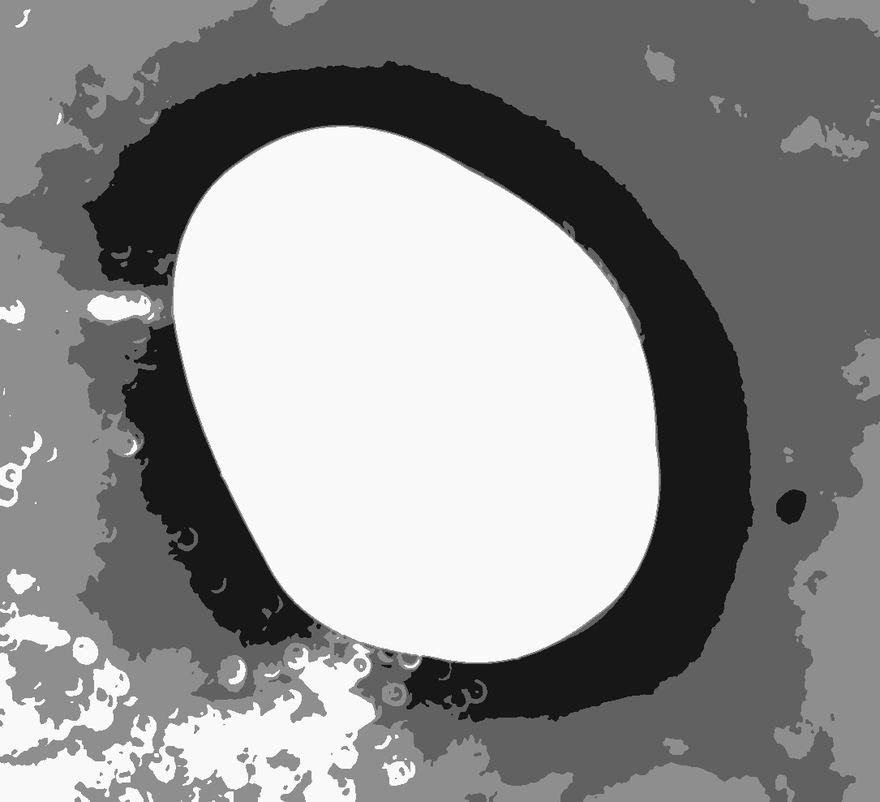
#> input picture processed/segments/B11.png, 880 x 802 px, shrunk from 1085 x 988 before the run, given as the content of the folder inputs, which was not available
$ python diffusionCV.py   (older library calls are emulated)
#> lines starting #> are read from the running program, lines starting #| are printed output that depends on the picture; pictures that were not available may be replaced by others from this repository, and a replacement may not be noted
### polar.py
"""
Barrett Davis
BME 306 Module 1
Diffusion Check

Note: The following code was repurposed from the PyAbel project
Source code can be found at the following address:
https://github.com/PyAbel/PyAbel/blob/master/abel/tools/polar.py
"""

from __future__ import absolute_import
from __future__ import division
from __future__ import print_function
from __future__ import unicode_literals

import numpy as np
import scipy as sp

from scipy.ndimage import map_coordinates
from scipy.ndimage.interpolation import shift
from scipy.optimize import curve_fit, minimize

def reproject_image_into_polar2D(data, origin=None, Jacobian=False,
                               dr=1, dt=None):

    # bottom-left coordinate system requires numpy image to be np.flipud
    data = np.flipud(data)

    ny, nx = data.shape[:2]
    if origin is None:
        origin = (nx//2, ny//2)

    # Determine that the min and max r and theta coords will be...
    x, y = index_coords(data, origin=origin)  # (x,y) coordinates of each pixel
    r, theta = cart2polar(x, y)  # convert (x,y) -> (r,θ), note θ=0 is vertical

    nr = np.int(np.ceil((r.max()-r.min())/dr))

    if dt is None:
        nt = max(nx, ny)
    else:
        # dt in radians
        nt = np.int(np.ceil((theta.max()-theta.min())/dt))

    # Make a regular (in polar space) grid based on the min and max r & theta
    r_i = np.linspace(r.min(), r.max(), nr, endpoint=False)
    theta_i = np.linspace(theta.min(), theta.max(), nt, endpoint=False)
    theta_grid, r_grid = np.meshgrid(theta_i, r_i)

    # Project the r and theta grid back into pixel coordinates
    X, Y = polar2cart(r_grid, theta_grid)

    X += origin[0]  # We need to shift the origin
    Y += origin[1]  # back to the bottom-left corner...
    xi, yi = X.flatten(), Y.flatten()
    coords = np.vstack((yi, xi))  # (map_coordinates requires a 2xn array)

    zi = map_coordinates(data, coords)
    output = zi.reshape((nr, nt))

    if Jacobian:
        output = output*r_i[:, np.newaxis]

    return output, r_grid, theta_grid

def index_coords(data, origin=None):

    ny, nx = data.shape[:2]
    if origin is None:
        origin_x, origin_y = nx//2, ny//2
    else:
        origin_x, origin_y = origin

    x, y = np.meshgrid(np.arange(float(nx)), np.arange(float(ny)))

    x -= origin_x
    y -= origin_y
    return x, y

def cart2polar(x, y):

    r = np.sqrt(x**2 + y**2)
    theta = np.arctan2(x, y)  # θ referenced to vertical
    return r, theta

def polar2cart(r, theta):

    y = r * np.cos(theta)   # θ referenced to vertical
    x = r * np.sin(theta)
    return x, y

# [32 lines left out: function reproject_image_into_polar3D, not called in this run]

### diffusionCV.py
"""
Barrett Davis
CV-Diffusion
2018-08-31
"""
#Import Libraries
import matplotlib.pyplot as plt
from PIL import Image
import polar as pc
import numpy as np
import glob, cv2, os

#Define Containers for Imported and Altered Images

norms,images,blurs,colors = [],[],[],[]
segments, gauss = 4, 7

def segmentCV(img,K):
    #img = cv2.imread(img)
    Z = img.reshape((-1,1)); Z = np.float32(Z) # convert to np.float32

    # define criteria, number of clusters(K) and apply kmeans()
    criteria = (cv2.TERM_CRITERIA_EPS + cv2.TERM_CRITERIA_MAX_ITER, 10, 1.0)
    ret,label,center=cv2.kmeans(Z,K,None,criteria,7,cv2.KMEANS_RANDOM_CENTERS)

    # Now convert back into uint8, and make original image
    center = np.uint8(center)
    res = center[label.flatten()]
    res2 = res.reshape((img.shape))

    return(res2)

#Image Pre-Processing
for filename in sorted(glob.glob('inputs/*')):

    print('Processing',filename[9:],'...')

    im1 = cv2.imread(filename)
#> im1 is the input picture: shape (802, 880, 3); min 0, max 255, mean 142.3
    norms.append([im1, filename[9:len(filename)-4]])

    nix = cv2.GaussianBlur(im1,(gauss,gauss),0) # Apply guassian blur
    nix1 = cv2.cvtColor(nix, cv2.COLOR_BGR2GRAY) # Convert to grayscale
    nix2 = segmentCV(nix1,segments) # K-Means Clustering w/ k segs
#> in segmentCV, `ret,label,center=cv2.kmeans(Z,K,None,criteria,7,cv2.KMEANS_RANDOM_CENT..`: ret = 32642615.1; center = [246.8, 143.5, 96.85, 24.52]
#> in segmentCV, `center = np.uint8(center)`: center = [246, 143, 96, 24]

    data = np.array(nix2)
    polarGrid,r,theta = pc.reproject_image_into_polar2D(data, origin=None)
#> in reproject_image_into_polar2D, `x, y = index_coords(data, origin=origin)`:
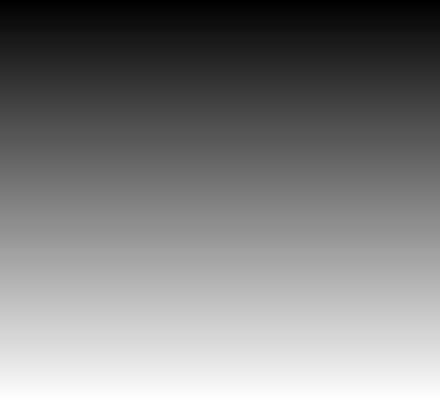
#> y: shape (802, 880) float64 (shown at 1/2 size); min -401, max 400, mean -0.5; drawn with min black and max white
#> in cart2polar, `r = np.sqrt(x**2 + y**2)`:
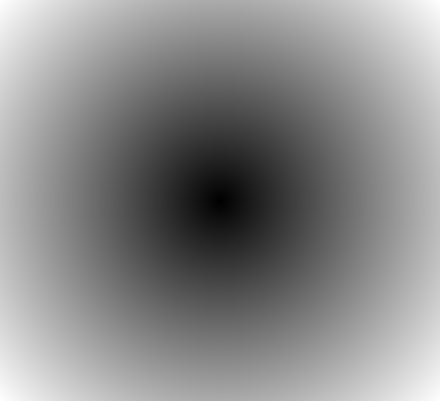
#> r: shape (802, 880) float64 (shown at 1/2 size); min 0, max 595.3, mean 322; drawn with min black and max white
#> in cart2polar, `theta = np.arctan2(x, y)`:
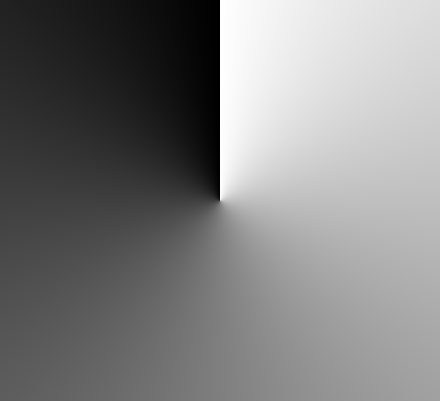
#> theta: shape (802, 880) float64 (shown at 1/2 size); min -3.14, max 3.14, mean -1.05e-06; drawn with min black and max white
#> in reproject_image_into_polar2D, `nr = np.int(np.ceil((r.max()-r.min())/dr))`: nr = 596
#> in polar2cart, `y = r * np.cos(theta)`:
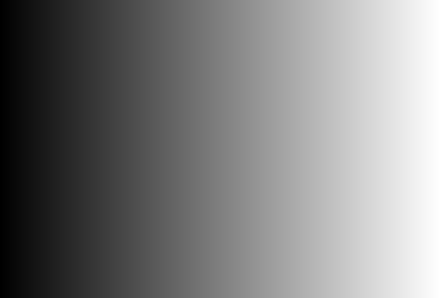
#> theta: shape (596, 880) float64 (shown at 1/2 size); min -3.14, max 3.13, mean -0.00232; drawn with min black and max white
#> in reproject_image_into_polar2D, `X, Y = polar2cart(r_grid, theta_grid)`:
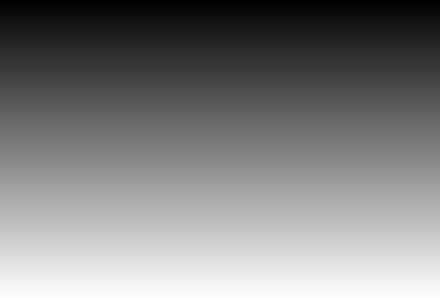
#> r_grid: shape (596, 880) float64 (shown at 1/2 size); min 0, max 594.3, mean 297.2; drawn with min black and max white
#> in reproject_image_into_polar2D, `output = zi.reshape((nr, nt))`:
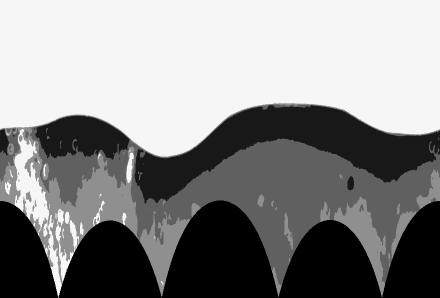
#> output: shape (596, 880) (shown at 1/2 size); min 0, max 255, mean 137.6

    blurPolar = np.flipud(segmentCV(polarGrid,segments)) # repeat segmentation
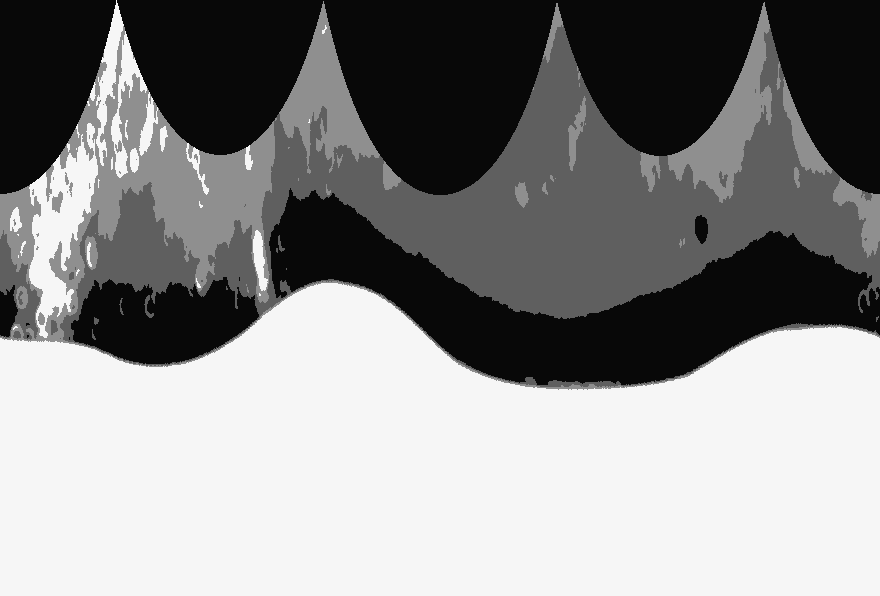
#> blurPolar: shape (596, 880); min 8, max 246, mean 137.4

    # Add pre-processed image to indexed arrays

    blurs.append([nix1, filename[9:len(filename)-4]])
    colors.append([nix2, filename[9:len(filename)-4]])
    images.append([blurPolar, filename[9:len(filename)-4]])

#Saving Images to Folder
cwd = os.getcwd()
for i in range(0,len(images)):

    #Store pre-processed images in indv. folders
    blurF = cwd + "/processed/blurs/%s.png"%images[i][1]
    segmentF = cwd + "/processed/segments/%s.png"%images[i][1]
    polarF = cwd + "/processed/polars/%s.png"%images[i][1]

    cv2.imwrite(blurF,blurs[i][0])
    cv2.imwrite(segmentF,colors[i][0])
    cv2.imwrite(polarF,images[i][0])

    #Combine pre-processed image steps for display photos

    filename = cwd + "/processed/displays/%s.png"%images[i][1]

    f, axarr = plt.subplots(1,4)

    axarr[0].imshow(cv2.cvtColor(norms[i][0],cv2.COLOR_BGR2RGB),aspect='auto')
    axarr[0].set_title("1. Input"); axarr[0].axis('off')

    axarr[1].imshow(blurs[i][0],'gray', aspect = 'auto')
    axarr[1].set_title("2. Gaussian Blur"); axarr[1].axis('off')

    axarr[2].imshow(colors[i][0],aspect = 'auto')
    axarr[2].set_title("3. K-Means Segmenting"); axarr[2].axis('off')

    axarr[3].imshow(images[i][0], aspect = 'auto')
    axarr[3].set_title("4. Polar Output"); axarr[3].axis('off')

    plt.savefig(filename)
    plt.close()
#> this loop made 1 pass

$ run again, on processed/segments/B22.png
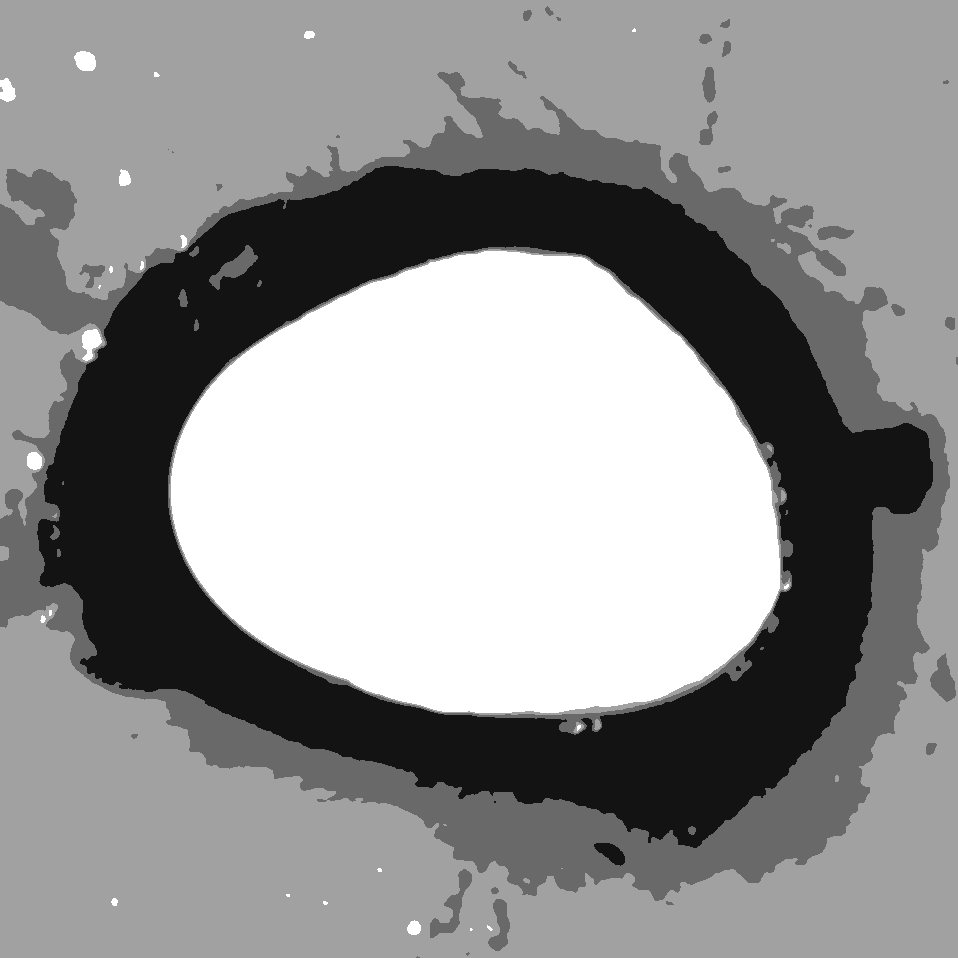
#> input picture processed/segments/B22.png, 958 x 958 px, given as the content of the folder inputs, which was not available
#> im1 is the input picture: shape (958, 958, 3); min 19, max 255, mean 144.5
#> in segmentCV, `ret,label,center=cv2.kmeans(Z,K,None,criteria,7,cv2.KMEANS_RANDOM_CENT..`: ret = 23966208.9; center = [255.2, 20.21, 105, 160]
#> in segmentCV, `center = np.uint8(center)`: center = [255, 20, 104, 159]
#> nr = 678
#> in reproject_image_into_polar2D, `output = zi.reshape((nr, nt))`:
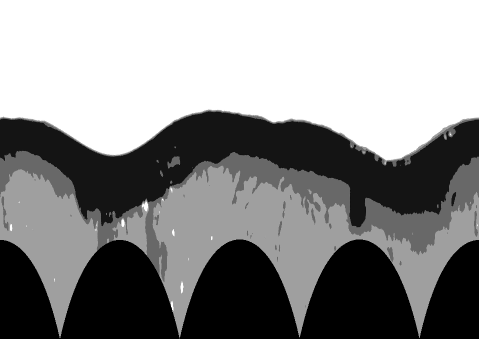
#> output: shape (678, 958) (shown at 1/2 size); min 0, max 255, mean 138.6
#> res2: shape (678, 958)
#> `blurPolar = np.flipud(segmentCV(polarGrid,segments))`:
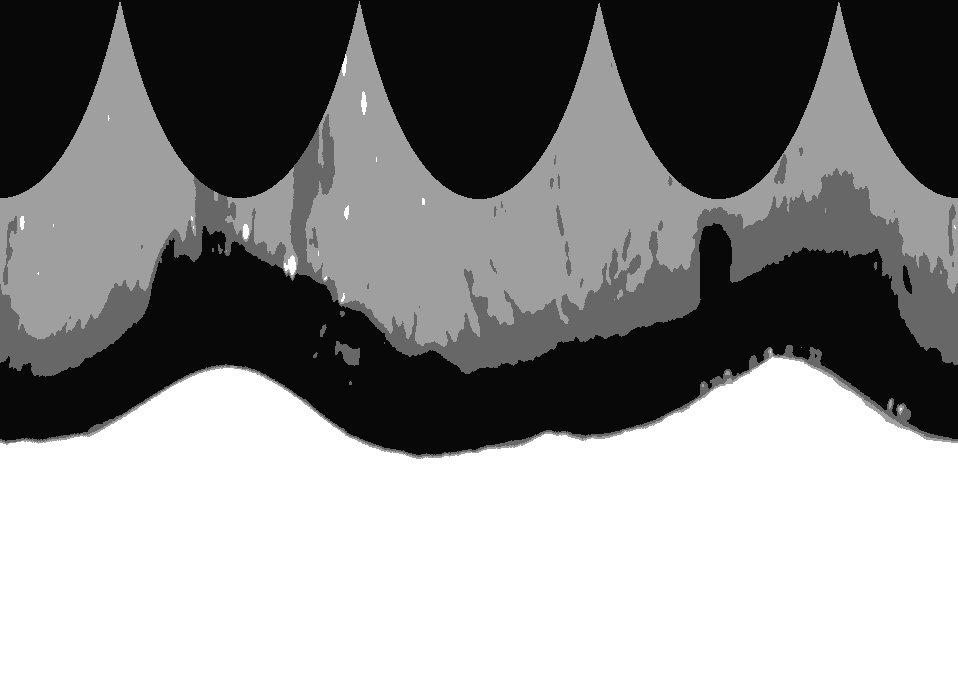
#> blurPolar: shape (678, 958); min 8, max 255, mean 138.5
#> the loop `for i in range(0,len(images)):` made 1 pass

$ run again, on processed/segments/B23.png
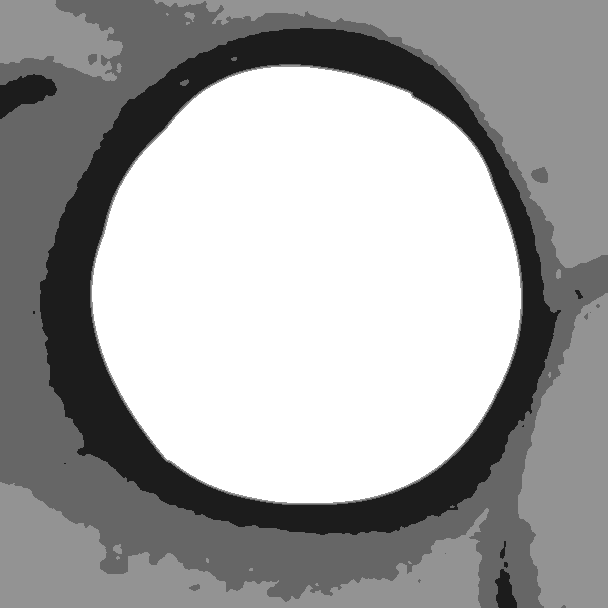
#> input picture processed/segments/B23.png, 608 x 608 px, given as the content of the folder inputs, which was not available
#> im1 is the input picture: shape (608, 608, 3); min 28, max 255, mean 163.1
#> in segmentCV, `ret,label,center=cv2.kmeans(Z,K,None,criteria,7,cv2.KMEANS_RANDOM_CENT..`: ret = 10627400.4; center = [30.48, 255, 146.6, 101.5]
#> in segmentCV, `center = np.uint8(center)`: center = [30, 255, 146, 101]
#> nr = 430
#> in reproject_image_into_polar2D, `output = zi.reshape((nr, nt))`:
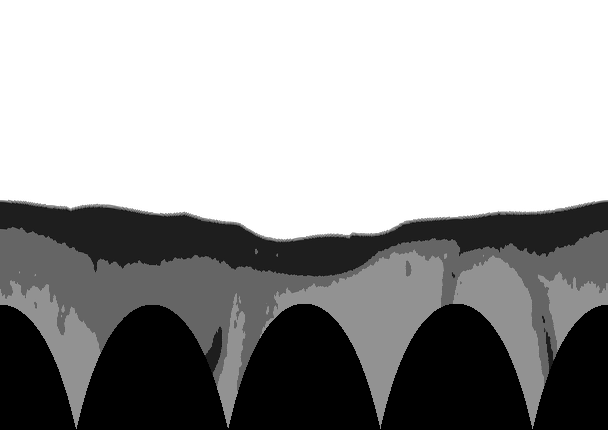
#> output: shape (430, 608); min 0, max 255, mean 156.5
#> res2: shape (430, 608)
#> `blurPolar = np.flipud(segmentCV(polarGrid,segments))`:
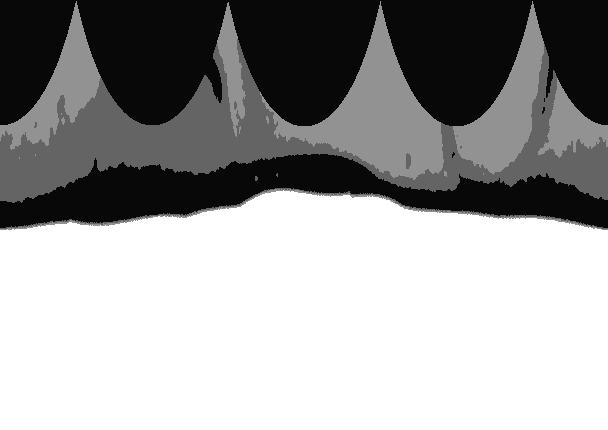
#> blurPolar: shape (430, 608); min 8, max 255, mean 156.4
#> the loop `for i in range(0,len(images)):` made 1 pass
